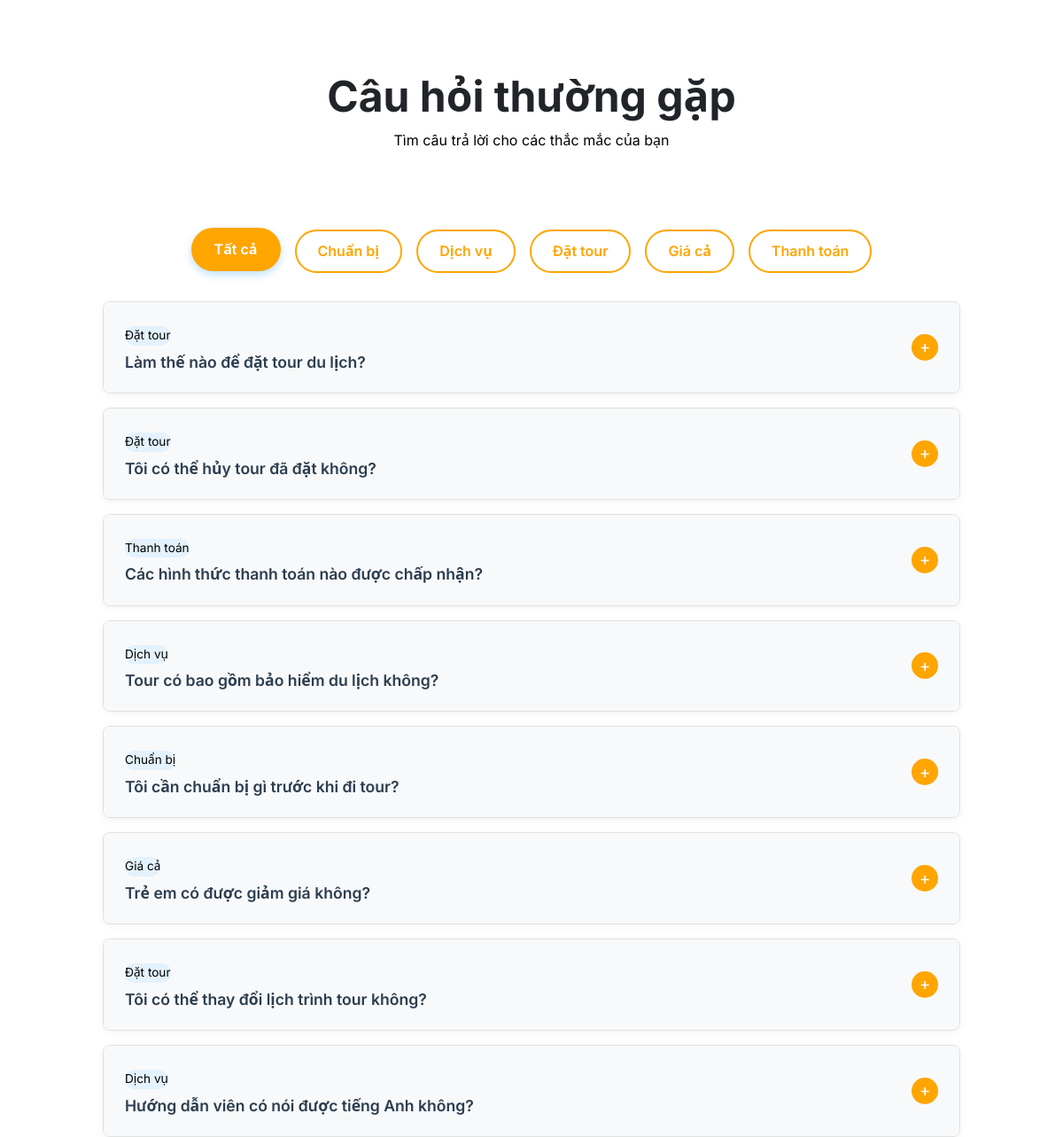
/frontend/faq.php, run on the app's committed database.
### tables this page shows
CREATE TABLE `faqs` (
  `id` int(11) NOT NULL,
  `question` varchar(500) NOT NULL,
  `answer` text NOT NULL,
  `category` varchar(100) DEFAULT 'Chung',
  `display_order` int(11) DEFAULT 0,
  `is_active` tinyint(1) DEFAULT 1,
  `created_at` timestamp NOT NULL DEFAULT current_timestamp(),
  `updated_at` timestamp NOT NULL DEFAULT current_timestamp() ON UPDATE current_timestamp(),
  `created_by` int(11) DEFAULT NULL
);

### backend/models/content_model.php (called while the page is built, shortened)
<?php
require_once __DIR__ . '/../db.php';
function getAllFAQs() {
    global $conn;
    $sql = "SELECT * FROM faqs WHERE is_active = 1 ORDER BY display_order ASC, id DESC";
    $result = $conn->query($sql);
    $faqs = array();
    while ($row = $result->fetch_assoc()) {
        $faqs[] = $row;
    }
    return $faqs;
}
function getAllFAQCategories() {
    global $conn;
    $sql = "SELECT DISTINCT category FROM faqs WHERE is_active = 1 ORDER BY category ASC";
    $result = $conn->query($sql);
    $categories = array();
    while ($row = $result->fetch_assoc()) {
        $categories[] = $row['category'];
    }
    return $categories;
}
?>

### frontend/faq.php (the view, shortened to what this page needs)
<?php
require_once __DIR__ . '/../backend/models/content_model.php';
$faqs = getAllFAQs();
$categories = getAllFAQCategories();
?>
<!DOCTYPE html>
<html lang="vi">
<head>
    <link href="https://cdn.jsdelivr.net/npm/bootstrap@5.3.3/dist/css/bootstrap.min.css" rel="stylesheet">
    <link rel="stylesheet" href="https://cdn.jsdelivr.net/npm/bootstrap-icons@1.11.3/font/bootstrap-icons.min.css">
    <link rel="stylesheet" href="assets/css/style.css">
</head>
<body>
    <main class="faq-container">
        <div class="py-5 mb-4 text-center">
            <h1 class="display-5 fw-bold text-dark">Câu hỏi thường gặp</h1>
            <p>Tìm câu trả lời cho các thắc mắc của bạn</p>
        </div>
        <?php if (!empty($categories)): ?>
        <div class="faq-categories">
            <button class="category-btn active" data-category="all">Tất cả</button>
            <?php foreach ($categories as $category): ?>
                <button class="category-btn" data-category="<?php echo htmlspecialchars($category); ?>">
                    <?php echo htmlspecialchars($category); ?>
                </button>
            <?php endforeach; ?>
        </div>
        <?php endif; ?>
        <div class="faq-list">
            <?php if (empty($faqs)): ?>
                <div class="no-results">
                    <h3>Chưa có câu hỏi nào</h3>
                    <p>Vui lòng quay lại sau hoặc liên hệ với chúng tôi để được hỗ trợ.</p>
                </div>
            <?php else: ?>
                <?php foreach ($faqs as $faq): ?>
                    <div class="faq-item" data-category="<?php echo htmlspecialchars($faq['category']); ?>">
                        <div class="faq-question">
                            <div>
                                <span class="faq-category-badge"><?php echo htmlspecialchars($faq['category']); ?></span>
                                <h3><?php echo htmlspecialchars($faq['question']); ?></h3>
                            </div>
                            <div class="faq-icon">+</div>
                        </div>
                    </div>
                <?php endforeach; ?>
            <?php endif; ?>
        </div>
    </main>
</body>
</html>

### frontend/assets/css/style.css (style rules this page uses)
:root { --bg: white; --panel: #102825; --muted: #9acfc3; --accent: orange; --white: black; --glass: rgba(255, 255, 255, 0.05); }
* { box-sizing: border-box; }
html, body { height: 100%; margin: 0; }
body { font-family: 'Inter', 'Segoe UI', 'Roboto', 'Helvetica Neue', Arial, sans-serif; background: var(--bg); color: var(--white); line-height: 1.6; min-height: 100vh; display: flex; flex-direction: column; }

### frontend/faq.php (style rules this page uses)
.faq-container { max-width: 1000px; margin: 2rem auto; padding: 0 1rem; }
.faq-categories { display: flex; flex-wrap: wrap; gap: 1rem; justify-content: center; margin-bottom: 2rem; }
.category-btn { padding: 0.6rem 1.5rem; border: 2px solid orange; background: white; color: orange; border-radius: 25px; cursor: pointer; transition: all 0.3s ease; font-weight: 600; }
.category-btn:hover, .category-btn.active { background: orange; color: white; transform: translateY(-2px); box-shadow: 0 4px 10px rgba(52, 152, 219, 0.3); }
.faq-list { display: flex; flex-direction: column; gap: 1rem; }
.faq-item { background: white; border: 1px solid #e0e0e0; border-radius: 8px; overflow: hidden; box-shadow: 0 2px 8px rgba(0,0,0,0.05); transition: all 0.3s ease; }
.faq-question { padding: 1.5rem; cursor: pointer; display: flex; justify-content: space-between; align-items: center; background: #f8f9fa; transition: background 0.3s ease; }
.faq-question h3 { margin: 0; color: #2c3e50; font-size: 1.1rem; font-weight: 600; flex: 1; padding-right: 1rem; }
.faq-icon { width: 30px; height: 30px; display: flex; align-items: center; justify-content: center; line-height: 1; background:orange; color: white; border-radius: 50%; font-size: 1.2rem; transition: transform 0.3s ease; flex-shrink: 0; }
.faq-category-badge { display: inline-block; background: #e3f2fd; color: orange: 0.3rem 0.8rem; border-radius: 15px; font-size: 0.85rem; margin-bottom: 0.5rem; }

### data on the page
faqs: category "Đặt tour", question "Làm thế nào để đặt tour du lịch?"
faqs: category "Đặt tour", question "Tôi có thể hủy tour đã đặt không?"
faqs: category "Thanh toán", question "Các hình thức thanh toán nào được chấp nhận?"
faqs: category "Dịch vụ", question "Tour có bao gồm bảo hiểm du lịch không?"
faqs: category "Chuẩn bị", question "Tôi cần chuẩn bị gì trước khi đi tour?"
faqs: category "Giá cả", question "Trẻ em có được giảm giá không?"
faqs: category "Đặt tour", question "Tôi có thể thay đổi lịch trình tour không?"
faqs: category "Dịch vụ", question "Hướng dẫn viên có nói được tiếng Anh không?"

### other printed values
$category "Chuẩn bị"
$category "Dịch vụ"
$category "Đặt tour"
$category "Giá cả"
$category "Thanh toán"
